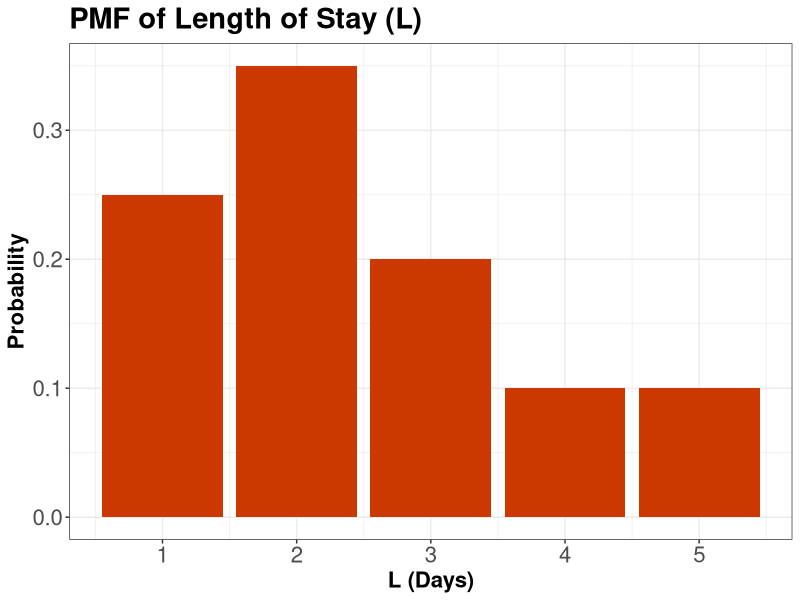
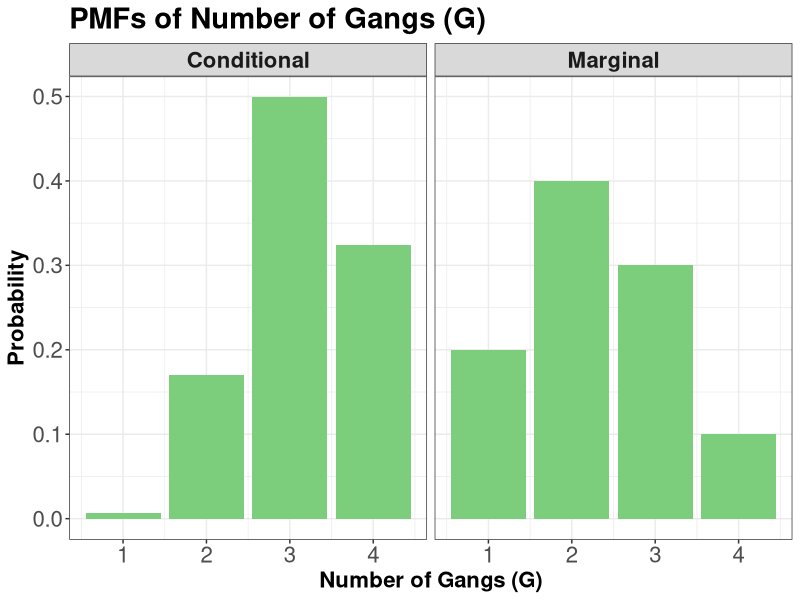
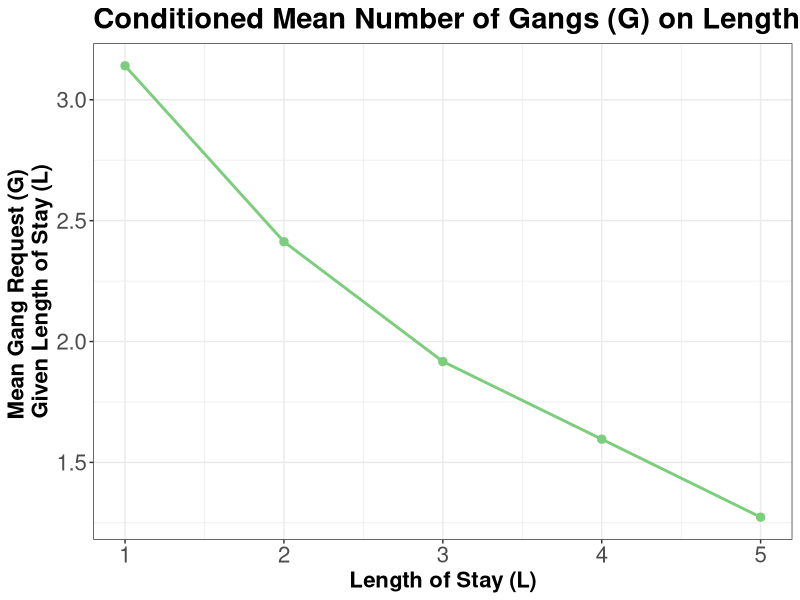

R code for these plots, in order:
## ---- chunk 1
#| output: false
#| message: false
#| warning: false
#| echo: false

library(tidyverse)
library(knitr)
library(kableExtra)
## ---- chunk 2
#| label: tbl-pmf-LOS
#| tbl-cap: "Probability mass function for the lenght of stay in days."
#| echo: false

los <- tribble(
  ~ndays, ~p,
  1, 0.25,
  2, 0.35,
  3, 0.2,
  4, 0.1,
  5, 0.1
)

kable(los,
  col.names = c("L (Days)", "Probability"),
  align = "cc") |>
  kable_styling()
## ---- chunk 3
#| label: fig-pmf-LOS
#| fig-cap: "Probability mass function for the lenght of stay in days."
#| echo: false 
#| message: false
#| warning: false
#| fig.height: 8
#| fig.width: 12.5

ggplot(los, aes(ndays, p)) +
  geom_col(fill = "orangered3") +
  labs(
    x = "L (Days)",
    y = "Probability",
    title = "PMF of Length of Stay (L)"
  ) +
  theme_bw() +
  theme(
    plot.title = element_text(size = 21, face = "bold"),
    axis.text = element_text(size = 16),
    axis.title = element_text(size = 16, face = "bold")
  )
## ---- chunk 4
#| label: tbl-pmf-LOS-2
#| tbl-cap: "Probability mass function for the lenght of stay in days."
#| echo: false

kable(los,
  col.names = c("L (Days)", "Probability"),
  align = "cc") |>
  kable_styling()
## ---- chunk 5
#| echo: false

raw_data <- data.frame(
  LOS = c(rep(1, 4), rep(2, 4), rep(3, 4), rep(4, 4), rep(5, 4)), Gangs = rep(1:4, 5),
  Probability = round(c(
    0.00170, 0.04253, 0.12471, 0.08106,
    0.02664, 0.16981, 0.13598, 0.01757,
    0.05109, 0.11563, 0.03203, 0.00125,
    0.04653, 0.04744, 0.00593, 0.00010,
    0.07404, 0.02459, 0.00135, 0.00002
  ), 4)
)

joint_distribution <- raw_data |>
  mutate(
    LOS = str_c("L = ", LOS),
    Gangs = str_c("G = ", Gangs)
  ) |>
  pivot_wider(id_cols = LOS, names_from = Gangs, values_from = Probability) |>
  column_to_rownames("LOS") |>
  as.matrix()

display_joint_distribution <- joint_distribution |>
  kable("html", align = c("ccccc")) |>
  column_spec(1, bold = TRUE, border_right = TRUE, width = "5em")   
## ---- chunk 6
#| label: tbl-joint-pmf-gangs-los
#| tbl-cap: "Joint probability mass function (PMF) for the number of Gangs (G) and length of stay (L) in days."
#| echo: false

display_joint_distribution
## ---- chunk 7
#| echo: false

joint_distribution_cond <- joint_distribution
joint_distribution_cond[1,] <- paste("Used to be", round(joint_distribution_cond[1,], digits = 5))
joint_distribution_cond[2:5,] <- "IMPOSSIBLE"

display_joint_distribution_cond <- joint_distribution_cond |>
  kable("html", align = c("ccccc")) |>
  column_spec(1, bold = TRUE, border_right = TRUE, width = "5em") 
## ---- chunk 8
#| label: tbl-cond-pmf-gangs-los-step-1
#| tbl-cap: "First step to update of the probability mass function (PMF) of random variable G given condition L = 1."
#| echo: false

display_joint_distribution_cond
## ---- chunk 9
#| echo: false

joint_distribution_cond_los <- round(joint_distribution[1, , drop = FALSE] / sum(joint_distribution[1, ]), 4)

display_joint_distribution_cond_los<- joint_distribution_cond_los |>
  kable("html", align = c("ccccc")) |>
  column_spec(1, bold = TRUE, border_right = TRUE, width = "5em") 
## ---- chunk 10
#| label: tbl-cond-pmf-gangs-los-step-2
#| tbl-cap: "Conditional probability mass function (PMF) of random variable G given condition L = 1."
#| echo: false

display_joint_distribution_cond_los
## ---- chunk 11
#| label: tbl-marginal-pmf-gangs
#| tbl-cap: "Marginal probability mass function (PMF) of random variable G."
#| echo: false

G_marginal <- matrix(c(0.2, 0.4, 0.3, 0.1), nrow = 1, ncol = 4)
kable(G_marginal, 
      col.names = str_c("G = ", 1:4), 
      row.names = FALSE) |>
  kable_styling()
## ---- chunk 12
#| label: fig-pmfs-gangs
#| fig-cap: "Conditional and marginal probability mass functions for random variable G."
#| echo: false 
#| message: false
#| warning: false
#| fig.height: 8
#| fig.width: 12.5

melted_joint_distribution <- data.frame(
  LOS = c(rep(1, 4), rep(2, 4), rep(3, 4), rep(4, 4), rep(5, 4)), 
  Gangs = rep(1:4, 5),
  p = c(
    0.00170, 0.04253, 0.12471, 0.08106,
    0.02664, 0.16981, 0.13598, 0.01757,
    0.05109, 0.11563, 0.03203, 0.00125,
    0.04653, 0.04744, 0.00593, 0.00010,
    0.07404, 0.02459, 0.00135, 0.00002
  )
)

j_compare <- melted_joint_distribution |>
  group_by(Gangs) |>
  summarize(
    Marginal = sum(p),
    Conditional = p[LOS == 1]
  ) |>
  mutate(Conditional = Conditional / sum(Conditional)) %>%
  pivot_longer(
    cols = c("Marginal", "Conditional"),
    names_to = "type",
    values_to = "p"
  )

ggplot(j_compare, aes(Gangs, p)) +
  facet_wrap(~type) +
  geom_col(fill = "palegreen3") +
  theme_bw() +
  labs(
    x = "Number of Gangs (G)",
    y = "Probability",
    title = "PMFs of Number of Gangs (G)"
  ) +
  theme(
    plot.title = element_text(size = 21, face = "bold"),
    axis.text = element_text(size = 16),
    axis.title = element_text(size = 16, face = "bold"),
    strip.text.x = element_text(size = 16, face = "bold")
  )
## ---- chunk 13
#| label: tbl-marginal-pmf-gangs-2
#| tbl-cap: "Marginal probability mass function (PMF) of random variable G."
#| echo: false

colSums(joint_distribution) |>
  kable(col.names = "Probability", align = "c") |>
  column_spec(1, bold = TRUE) |>
  kable_styling()
## ---- chunk 14
#| label: tbl-cond-pmf-gangs-los-step-2-2
#| tbl-cap: "Conditional probability mass function (PMF) of random variable G given condition L = 1."
#| echo: false

display_joint_distribution_cond_los
## ---- chunk 15
#| label: tbl-joint-pmf-gangs-los-2
#| tbl-cap: "Joint probability mass function (PMF) for the number of Gangs (G) and length of stay (L) in days."
#| echo: false

display_joint_distribution
## ---- chunk 16
#| label: fig-model-funtion
#| fig-cap: "Model function for the mean gang request conditioned on the length of stay."
#| echo: false 
#| message: false
#| warning: false
#| fig.height: 8
#| fig.width: 12.5

j_cond <- melted_joint_distribution |>
  group_by(LOS) |>
  summarize(
    mean = round(sum(Gangs * p) / sum(p), 4),
    p_marg = sum(p)
  )

ggplot(j_cond, aes(LOS, mean)) +
  geom_point(color = "palegreen3", size = 2.5) +
  geom_line(color = "palegreen3", linewidth = 1) +
  labs(
    x = "Length of Stay (L)",
    y = "Mean Gang Request (G) \nGiven Length of Stay (L)",
    title = "Conditioned Mean Number of Gangs (G) on Length of Stay (L)"
  ) +
  theme_bw() +
  theme(
    plot.title = element_text(size = 21, face = "bold"),
    axis.text = element_text(size = 16),
    axis.title = element_text(size = 16, face = "bold"),
    strip.text.x = element_text(size = 16, face = "bold")
  )
## ---- chunk 17
#| label: tbl-cond-exp-gangs
#| tbl-cap: "Conditional expectations of gangs requested given length of stay."
#| echo: false

j_cond |>
  knitr::kable(
    col.names = c("l (Days)", "E(G | L = l)", "P(L = l)"),
    align = "ccc"
  )
## ---- chunk 18
#| label: tbl-joint-pmf-gangs-los-3
#| tbl-cap: "Joint probability mass function (PMF) for the number of Gangs (G) and length of stay (L) in days."
#| echo: false

display_joint_distribution
